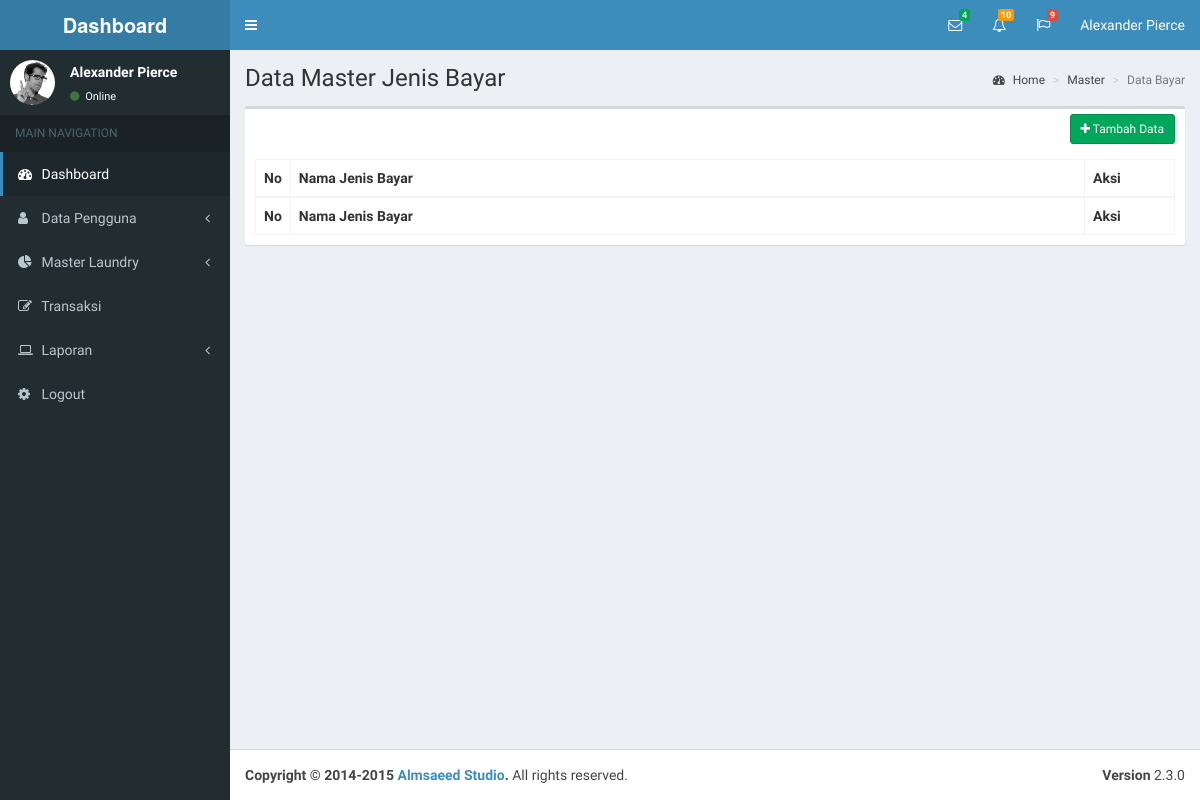
The app's page /masterjenisbayar, older data.
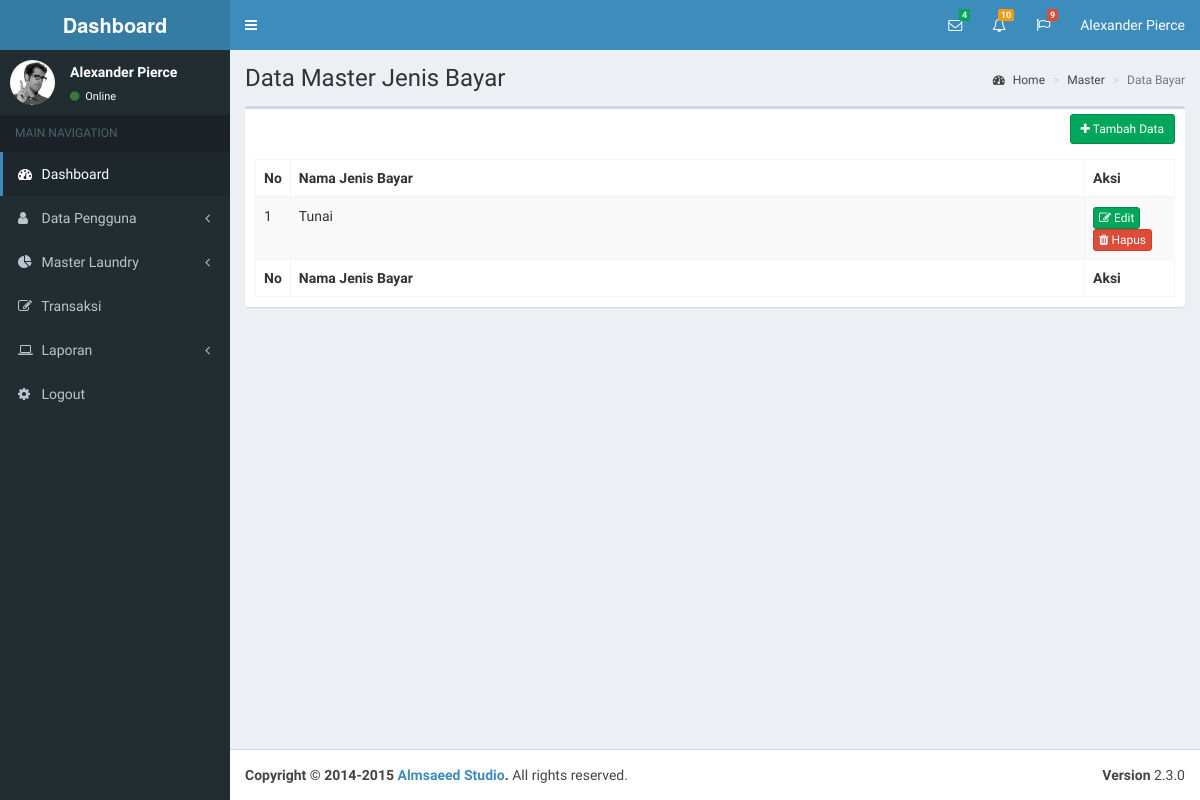
The same page, newer data.
### tables this page shows
CREATE TABLE `tb_jenis_bayar` (
  `id_jenis_bayar` int(11) NOT NULL,
  `nama_jenis_bayar` varchar(30) NOT NULL,
  `deleted` int(11) NOT NULL
);

### application/controllers/Dashboard_controller.php (called while the page is built, shortened)
<?php defined('BASEPATH')OR exit('No dirrect access allowed');
    class Dashboard_controller extends CI_Controller{
        public function __construct(){
            $this->load->model('Dashboard_model');
        }
        public function master_jenis_bayar(){
            $data['listjenisbayar'] = $this->Dashboard_model->get_jenis_bayar();
            $this->load->view('header/index-header-dashboard');
            $this->load->view('master_data/master_jenis_bayar/index-master-jenis-bayar',$data);
            $this->load->view('footer/index-footer-dashboard');
        }
    }
?>

### index.php (called while the page is built, shortened)
<?php
require_once BASEPATH.'core/CodeIgniter.php';

### application/models/Dashboard_model.php (called while the page is built, shortened)
<?php
    class Dashboard_model extends CI_Model{
        public function get_jenis_bayar(){
            return $this->db->where('deleted',0)
                            ->from('tb_jenis_bayar')
                            ->get()->result();
        }
    }
?>

### application/views/master_data/master_jenis_bayar/index-master-jenis-bayar.php (the view, shortened to what this page needs)
<!DOCTYPE html>
<html>
  <head>
    <link rel="stylesheet" href="<?php echo base_url();?>assets/bootstrap/css/bootstrap.min.css">
    <link rel="stylesheet" href="https://maxcdn.bootstrapcdn.com/font-awesome/4.4.0/css/font-awesome.min.css">
    <link rel="stylesheet" href="https://code.ionicframework.com/ionicons/2.0.1/css/ionicons.min.css">
    <link rel="stylesheet" href="<?php echo base_url();?>assets/plugins/datatables/dataTables.bootstrap.css">
    <link rel="stylesheet" href="<?php echo base_url();?>assets/dist/css/AdminLTE.min.css">
    <link rel="stylesheet" href="<?php echo base_url();?>assets/dist/css/skins/_all-skins.min.css">
  </head>
  <body class="hold-transition skin-blue sidebar-mini">
    <div class="wrapper">
      <div class="content-wrapper">
        <section class="content-header">
          <h1>
            Data Master Jenis Bayar
          </h1>
          <ol class="breadcrumb">
            <li><a href="#"><i class="fa fa-dashboard"></i> Home</a></li>
            <li><a href="#">Master</a></li>
            <li class="active">Data Bayar</li>
          </ol>
        </section>
        <section class="content">
          <div class="row">
            <div class="col-xs-12">
              <div class="box">
                <div class="box-header">
                  <div class="box-tools pull-right">
                    <a href="<?php echo base_url('formaddjenisbayar');?>" class="btn btn-sm btn-success"><i class="fa fa-plus"></i> Tambah Data</a>
                  </div>
                  <br>
                </div>
                <div class="box-body">
                  <table id="example1" class="table table-bordered table-striped">
                    <thead>
                      <tr>
                        <th width="10px">No</th>
                        <th>Nama Jenis Bayar</th>
                        <th width="90px">Aksi</th>
                      </tr>
                    </thead>
                    <tbody>
                      <?php
                        $no=1;
                        foreach($listjenisbayar as $jenis) {
                      ?>
                        <tr>
                          <td><?php echo $no++;?></td>
                          <td><?php echo $jenis->nama_jenis_bayar;?></td>
                          <td>
                            <a class="btn btn-xs btn-success" href="<?php echo base_url('formeditjenisbayar/'.$jenis->id_jenis_bayar);?>"><i class="fa fa-edit"></i> Edit</a>
                            <a class="btn btn-xs btn-danger" data-toggle="modal" data-target="#modalhapus_<?php echo $jenis->id_jenis_bayar;?>"><i class="fa fa-trash"></i> Hapus</a>
                          </td>
                        </tr>
                      <?php } ?>
                    </tbody>
                    <tfoot>
                      <tr>
                        <th>No</th>
                        <th>Nama Jenis Bayar</th>
                        <th>Aksi</th>
                      </tr>
                    </tfoot>
                  </table>
                </div>
              </div>
            </div>
          </div>
        </section>
      </div>
    </div>
  </body>
</html>

Row changes from the older to the newer data that the page shows:
added tb_jenis_bayar: nama_jenis_bayar "Tunai"
